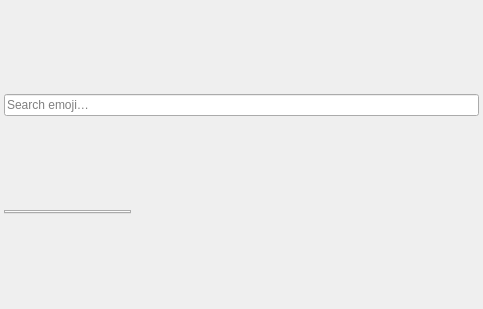
<?xml version="1.0" encoding="UTF-8"?>
<ui version="4.0">
 <class>ChooseEmojiDialog</class>
 <widget class="QDialog" name="ChooseEmojiDialog">
  <property name="geometry">
   <rect>
    <x>0</x>
    <y>0</y>
    <width>483</width>
    <height>309</height>
   </rect>
  </property>
  <property name="sizePolicy">
   <sizepolicy hsizetype="Fixed" vsizetype="Fixed">
    <horstretch>0</horstretch>
    <verstretch>0</verstretch>
   </sizepolicy>
  </property>
  <property name="windowTitle">
   <string>Choose Emoji - Mattermost</string>
  </property>
  <property name="modal">
   <bool>true</bool>
  </property>
  <layout class="QVBoxLayout" name="verticalLayout">
   <property name="spacing">
    <number>4</number>
   </property>
   <property name="leftMargin">
    <number>4</number>
   </property>
   <property name="topMargin">
    <number>4</number>
   </property>
   <property name="rightMargin">
    <number>4</number>
   </property>
   <property name="bottomMargin">
    <number>4</number>
   </property>
   <item>
    <widget class="QLineEdit" name="searchEdit">
     <property name="clearButtonEnabled">
      <bool>true</bool>
     </property>
     <property name="placeholderText">
      <string>Search emoji…</string>
     </property>
     <property name="accessibleName">
      <string>Search emoji</string>
     </property>
    </widget>
   </item>
   <item>
    <widget class="QTabWidget" name="tabWidget">
     <property name="sizePolicy">
      <sizepolicy hsizetype="Fixed" vsizetype="Fixed">
       <horstretch>0</horstretch>
       <verstretch>0</verstretch>
      </sizepolicy>
     </property>
     <property name="font">
      <font>
       <pointsize>10</pointsize>
      </font>
     </property>
     <property name="styleSheet">
      <string notr="true">QTabBar::tab { height: 42px;}</string>
     </property>
     <property name="tabShape">
      <enum>QTabWidget::Rounded</enum>
     </property>
    </widget>
   </item>
  </layout>
 </widget>
 <resources/>
 <connections/>
</ui>
